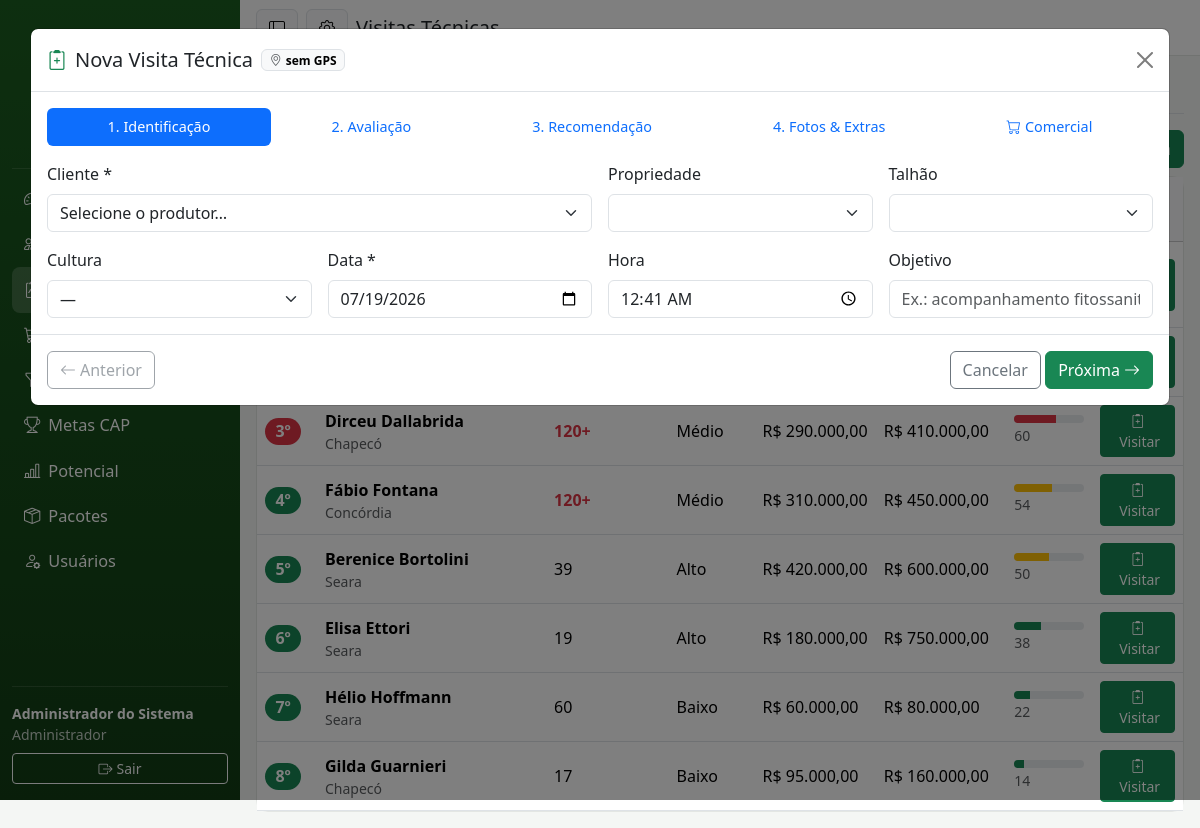
The page /index.php?r=visitas&nova=1 (signed in) on the database its author committed.
### tables this page shows
CREATE TABLE clientes (
  id INT AUTO_INCREMENT PRIMARY KEY,
  nome VARCHAR(160) NOT NULL,
  situacao ENUM('Associado','Não Associado') NOT NULL DEFAULT 'Associado',
  cpf_cnpj VARCHAR(20),
  telefone VARCHAR(30),
  telefone2 VARCHAR(30),
  email VARCHAR(160),
  endereco VARCHAR(255),
  municipio VARCHAR(120),
  estado CHAR(2) DEFAULT 'SC',
  filial_id INT,
  latitude DECIMAL(10,7),
  longitude DECIMAL(10,7),
  responsavel_id INT COMMENT 'usuário (vendedor/técnico) dono da carteira',
  nivel_tecnologico ENUM('Alto','Médio','Baixo') NOT NULL DEFAULT 'Médio',
  volume_compra_anual DECIMAL(14,2) NOT NULL DEFAULT 0,
  potencial_venda DECIMAL(14,2) NOT NULL DEFAULT 0,
  limite_credito DECIMAL(14,2) NOT NULL DEFAULT 0,
  ativo TINYINT(1) NOT NULL DEFAULT 1,
  criado_em DATETIME NOT NULL DEFAULT CURRENT_TIMESTAMP,
  FOREIGN KEY (filial_id) REFERENCES filiais(id),
  FOREIGN KEY (responsavel_id) REFERENCES usuarios(id)
);

### app/helpers.php (called while the page is built, shortened)
<?php
function e(?string $valor): string
{
    return htmlspecialchars($valor ?? '', ENT_QUOTES, 'UTF-8');
}
function moeda(float|int|string|null $valor): string
{
    return 'R$ ' . number_format((float)($valor ?? 0), 2, ',', '.');
}
function render(string $view, array $dados = []): void
{
    require __DIR__ . '/Views/layout.php';
}

### app/Controllers/VisitasController.php (called while the page is built, shortened)
<?php
class VisitasController
{
    public function index(): void
    {
        [$filtroC, $paramsC] = Permissoes::filtroCarteira();
        $prioridades = PriorizacaoService::listaPriorizada($filtroC, $paramsC);
        render('visitas', compact('visitas', 'prioridades', 'clientes', 'culturas', 'busca') + ['titulo' => 'Visitas Técnicas']);
    }
}

### app/Core/Router.php (called while the page is built, shortened)
<?php
class Router
{
    private array $rotas = [];
    public function registrar(string $rota, string $classe, string $metodo): void
    {
        $this->rotas[$rota] = [$classe, $metodo];
    }
    public function despachar(string $rota): void
    {
        $rota = $rota ?: 'dashboard';
        [$classe, $metodo] = $this->rotas[$rota];
        (new $classe())->$metodo();
    }
}

### public/index.php (called while the page is built, shortened)
<?php
require dirname(__DIR__) . '/app/helpers.php';
spl_autoload_register(function (string $classe): void {
    if (str_starts_with($classe, 'App\\')) {
        $arquivo = dirname(__DIR__) . '/app/' . str_replace('\\', '/', substr($classe, 4)) . '.php';
    }
});
$router = new Router();
$router->registrar('arquivo/logo', \App\Controllers\ArquivoController::class, 'logo');
$router->registrar('arquivo/favicon', \App\Controllers\ArquivoController::class, 'favicon');
$router->registrar('login', LoginController::class, 'form');
$router->registrar('login/entrar', LoginController::class, 'entrar');
$router->registrar('login/sair', LoginController::class, 'sair');
$router->registrar('dashboard', DashboardController::class, 'index');
$router->registrar('clientes', ClientesController::class, 'index');
$router->registrar('clientes/obter', ClientesController::class, 'obter');
$router->registrar('clientes/salvar', ClientesController::class, 'salvar');
$router->registrar('clientes/ficha', ClientesController::class, 'ficha');
$router->registrar('clientes/salvar-propriedade', ClientesController::class, 'salvarPropriedade');
$router->registrar('clientes/salvar-talhao', ClientesController::class, 'salvarTalhao');
$router->registrar('clientes/salvar-plano-safra', ClientesController::class, 'salvarPlanoSafra');
$router->registrar('visitas', VisitasController::class, 'index');
$router->registrar('visitas/apoio-modal', VisitasController::class, 'apoioModal');
$router->registrar('visitas/modelos', VisitasController::class, 'modelos');
$router->registrar('visitas/salvar', VisitasController::class, 'salvar');
$router->registrar('visitas/detalhe', VisitasController::class, 'detalhe');
$router->registrar('funil', FunilController::class, 'index');
$router->registrar('funil/salvar', FunilController::class, 'salvar');
$router->registrar('funil/mover', FunilController::class, 'mover');
$router->registrar('funil/aprovar', FunilController::class, 'aprovar');
$router->registrar('funil/salvar-proposta', FunilController::class, 'salvarProposta');
$router->registrar('pedidos', \App\Controllers\PedidosController::class, 'index');
$router->registrar('pedidos/salvar', \App\Controllers\PedidosController::class, 'salvar');
$router->registrar('pedidos/salvar-pacote', \App\Controllers\PedidosController::class, 'salvarPacote');
$router->registrar('pedidos/avaliar-pacote', \App\Controllers\PedidosController::class, 'avaliarPacote');
$router->registrar('pedidos/estrutura-pacote', \App\Controllers\PedidosController::class, 'estruturaPacote');
$router->registrar('pedidos/aprovar', \App\Controllers\PedidosController::class, 'aprovar');
$router->registrar('pedidos/faturar', \App\Controllers\PedidosController::class, 'faturar');
$router->registrar('pedidos/cancelar', \App\Controllers\PedidosController::class, 'cancelar');
$router->registrar('pedidos/detalhe', \App\Controllers\PedidosController::class, 'detalhe');
$router->registrar('pacotes', \App\Controllers\PacotesController::class, 'index');
$router->registrar('pacotes/obter', \App\Controllers\PacotesController::class, 'obter');
$router->registrar('pacotes/salvar', \App\Controllers\PacotesController::class, 'salvar');
$router->registrar('relatorios/potencial', RelatoriosController::class, 'potencial');
$router->registrar('relatorios/potencial-dados', RelatoriosController::class, 'potencialDados');
$router->registrar('cap', CapController::class, 'index');
$router->registrar('usuarios', UsuariosController::class, 'index');
$router->registrar('usuarios/salvar', UsuariosController::class, 'salvar');
$router->registrar('configuracoes', \App\Controllers\ConfiguracoesController::class, 'index');
$router->registrar('configuracoes/salvar-imagem', \App\Controllers\ConfiguracoesController::class, 'salvarImagem');
$router->registrar('configuracoes/restaurar-padrao', \App\Controllers\ConfiguracoesController::class, 'restaurarPadrao');
$router->registrar('configuracoes/salvar-ajustes', \App\Controllers\ConfiguracoesController::class, 'salvarAjustes');
$router->despachar($_GET['r'] ?? 'dashboard');

### app/Core/Auth.php (called while the page is built, shortened)
<?php
class Auth
{
    public static function perfil(): string
    {
        return $_SESSION['usuario']['perfil'] ?? '';
    }
}

### app/Core/Permissoes.php (called while the page is built, shortened)
<?php
class Permissoes
{
    public static function ehGestor(): bool
    {
        return in_array(Auth::perfil(), self::GESTORES, true);
    }
    public static function filtroCarteira(string $aliasCliente = 'c'): array
    {
        if (self::ehGestor()) {
            return ['1=1', []];
        }
        return ["{$aliasCliente}.responsavel_id = ?", [Auth::id()]];
    }
}

### app/Core/Database.php (called while the page is built, shortened)
<?php
class Database
{
    private static ?PDO $pdo = null;
    public static function conexao(): PDO
    {
        if (self::$pdo === null) {
            $host = getenv('DB_HOST') ?: '127.0.0.1';
            $port = getenv('DB_PORT') ?: '3306';
            $nome = getenv('DB_NAME') ?: 'crm_agropecuario';
            $usuario = getenv('DB_USER') ?: 'crm';
            $senha = getenv('DB_PASS') ?: 'crm123';
            $dsn = "mysql:host={$host};port={$port};dbname={$nome};charset=utf8mb4";
            self::$pdo = new PDO($dsn, $usuario, $senha, [
                PDO::ATTR_ERRMODE => PDO::ERRMODE_EXCEPTION,
                PDO::ATTR_DEFAULT_FETCH_MODE => PDO::FETCH_ASSOC,
                PDO::ATTR_EMULATE_PREPARES => false,
            ]);
        }
        return self::$pdo;
    }
    public static function executar(string $sql, array $params = []): \PDOStatement
    {
        $stmt = self::conexao()->prepare($sql);
        $stmt->execute($params);
        return $stmt;
    }
    public static function todos(string $sql, array $params = []): array
    {
        return self::executar($sql, $params)->fetchAll();
    }
    public static function um(string $sql, array $params = []): ?array
    {
        $linha = self::executar($sql, $params)->fetch();
        return $linha === false ? null : $linha;
    }
    public static function valor(string $sql, array $params = []): mixed
    {
        return self::executar($sql, $params)->fetchColumn();
    }
}

### app/Services/PriorizacaoService.php (called while the page is built, shortened)
<?php
class PriorizacaoService
{
    public static function listaPriorizada(string $filtroCarteira, array $params, int $limite = 0): array
    {
        $clientes = Database::todos(
            "SELECT c.id, c.nome, c.municipio, c.nivel_tecnologico,
                    c.volume_compra_anual, c.potencial_venda,
                    (SELECT MAX(v.data_visita) FROM visitas v WHERE v.cliente_id = c.id) AS ultima_visita
               FROM clientes c
              WHERE c.ativo = 1 AND {$filtroCarteira}",
            $params
        );
        $maxVolume = max(array_map(fn ($c) => (float) $c['volume_compra_anual'], $clientes)) ?: 1;
        $maxPotencial = max(array_map(fn ($c) => (float) $c['potencial_venda'], $clientes)) ?: 1;
        foreach ($clientes as &$c) {
            $dias = $c['ultima_visita']
                ? (int) floor((time() - strtotime($c['ultima_visita'])) / 86400)
                : self::TETO_DIAS;
            $fatorTempo = min(1.0, $dias / self::TETO_DIAS);
            $fatorNivel = match ($c['nivel_tecnologico']) {
                'Alto' => 1.0,
                'Médio' => 0.6,
                default => 0.3,
            };
            $fatorVolume = (float) $c['volume_compra_anual'] / $maxVolume;
            $fatorPotencial = (float) $c['potencial_venda'] / $maxPotencial;
            $queda = ComercialService::quedaCompra((int) $c['id']);
            $fatorChurn = $queda['risco_churn'] ? 1.0 : min(1.0, $queda['queda'] / ComercialService::LIMIAR_CHURN * 0.5);
            $score =
                self::PESO_TEMPO * $fatorTempo +
                self::PESO_NIVEL * $fatorNivel +
                self::PESO_VOLUME * $fatorVolume +
                self::PESO_POTENCIAL * $fatorPotencial +
                self::PESO_CHURN * $fatorChurn;
        }
        usort($clientes, fn ($a, $b) => $b['score'] <=> $a['score']);
        return $limite > 0 ? array_slice($clientes, 0, $limite) : $clientes;
    }
}

### app/Services/ComercialService.php (called while the page is built, shortened)
<?php
class ComercialService
{
    public static function safraAtual(): ?array
    {
        return Database::um('SELECT * FROM safras WHERE atual = 1 LIMIT 1');
    }
    public static function safraAnterior(): ?array
    {
        return Database::um(
            'SELECT * FROM safras WHERE atual = 0 ORDER BY data_inicio DESC LIMIT 1'
        );
    }
    public static function quedaCompra(int $clienteId): array
    {
        $atual = self::safraAtual();
        $anterior = self::safraAnterior();
        $diasDecorridos = (int) Database::valor(
            'SELECT DATEDIFF(LEAST(CURDATE(), data_fim), data_inicio) FROM safras WHERE id = ?',
            [$atual['id']]
        );
        $totalAtual = (float) Database::valor(
            'SELECT COALESCE(SUM(valor_total),0) FROM compras WHERE cliente_id = ? AND safra_id = ?',
            [$clienteId, $atual['id']]
        );
        $totalAnteriorPeriodo = (float) Database::valor(
            'SELECT COALESCE(SUM(valor_total),0) FROM compras co
              WHERE cliente_id = ? AND safra_id = ?
                AND co.data_compra <= DATE_ADD(?, INTERVAL ? DAY)',
            [$clienteId, $anterior['id'], $anterior['data_inicio'], $diasDecorridos]
        );
        $queda = $totalAnteriorPeriodo > 0
            ? max(0.0, 1 - ($totalAtual / $totalAnteriorPeriodo))
            : 0.0;
        return [
            'queda' => $queda,
            'risco_churn' => $queda > self::LIMIAR_CHURN,
            'total_atual' => $totalAtual,
            'total_anterior_periodo' => $totalAnteriorPeriodo,
        ];
    }
}

### app/Views/visitas.php (the view, shortened to what this page needs)
<ul class="nav nav-tabs mb-3">
  <li class="nav-item"><button class="nav-link active" data-bs-toggle="tab" data-bs-target="#abaPriorizacao"><i class="bi bi-sort-numeric-down me-1"></i>Priorização</button></li>
  <li class="nav-item"><button class="nav-link" data-bs-toggle="tab" data-bs-target="#abaVisitas"><i class="bi bi-clipboard2-pulse me-1"></i>Visitas realizadas</button></li>
</ul>
<div class="tab-content">
  <div class="tab-pane fade show active" id="abaPriorizacao">
    <div class="d-flex flex-wrap justify-content-between align-items-center mb-2 gap-2">
      <p class="text-muted small mb-0">
      </p>
      <button class="btn btn-success" onclick="Visitas.nova()"><i class="bi bi-clipboard2-plus me-1"></i>Nova Visita</button>
    </div>
    <div class="card">
      <div class="table-responsive">
        <table class="table table-hover align-middle mb-0">
          <thead class="table-light">
            <tr>
              <th style="width:60px">#</th>
              <th>Produtor</th>
              <th class="d-none d-md-table-cell">Dias sem visita</th>
              <th class="d-none d-md-table-cell">Nível tec.</th>
              <th class="d-none d-lg-table-cell">Volume anual</th>
              <th class="d-none d-lg-table-cell">Potencial</th>
              <th>Score</th>
            </tr>
          </thead>
          <tbody>
            <?php foreach ($prioridades as $i => $p): ?>
            <tr class="<?= $i < 3 ? 'table-warning-subtle' : '' ?>">
              <td><span class="badge rounded-pill text-bg-<?= $i < 3 ? 'danger' : 'success' ?> fs-6"><?= $i + 1 ?>º</span></td>
              <td>
                <div class="fw-semibold"><?= e($p['nome']) ?>
                  <?php if ($p['risco_churn']): ?><span class="badge text-bg-danger ms-1">Churn −<?= $p['queda_percentual'] ?>%</span><?php endif; ?>
                </div>
                <div class="small text-muted"><?= e($p['municipio'] ?? '') ?></div>
              </td>
              <td class="d-none d-md-table-cell <?= $p['dias_sem_visita'] >= 120 ? 'text-danger fw-bold' : '' ?>">
                <?= $p['dias_sem_visita'] >= 120 ? '120+' : $p['dias_sem_visita'] ?>
              </td>
              <td class="d-none d-md-table-cell"><?= e($p['nivel_tecnologico']) ?></td>
              <td class="d-none d-lg-table-cell"><?= moeda($p['volume_compra_anual']) ?></td>
              <td class="d-none d-lg-table-cell"><?= moeda($p['potencial_venda']) ?></td>
              <td>
                <div class="progress" style="width:70px;height:8px" title="score <?= $p['score'] ?>">
                  <div class="progress-bar bg-<?= $p['score'] >= 60 ? 'danger' : ($p['score'] >= 40 ? 'warning' : 'success') ?>" style="width:<?= $p['score'] ?>%"></div>
                </div>
                <span class="small text-muted"><?= $p['score'] ?></span>
              </td>
              <td class="text-end">
                <button class="btn btn-sm btn-success" onclick="Visitas.nova(<?= $p['id'] ?>)"><i class="bi bi-clipboard2-plus"></i><span class="d-none d-md-inline ms-1">Visitar</span></button>
              </td>
            </tr>
            <?php endforeach; ?>
          </tbody>
        </table>
      </div>
    </div>
  </div>
</div>
<?php require __DIR__ . '/partials/modal_visita.php'; ?>

### public/assets/css/app.css (style rules this page uses)
:root { --verde-coperdia: #1b5e20; --verde-claro: #2e7d32; }
body { background: #f4f6f4; }
.card { border: 1px solid #e3e6e3; border-radius: .75rem; }

### rows shown on the page
clientes: nome "Dirceu Dallabrida", municipio "Chapecó", shows "120+", nivel_tecnologico "Médio", volume_compra_anual "R$ 290.000,00", potencial_venda "R$ 410.000,00", score "60"
clientes: nome "Fábio Fontana", municipio "Concórdia", shows "120+", nivel_tecnologico "Médio", volume_compra_anual "R$ 310.000,00", potencial_venda "R$ 450.000,00", score "54"
clientes: nome "Berenice Bortolini", municipio "Seara", dias_sem_visita "39", nivel_tecnologico "Alto", volume_compra_anual "R$ 420.000,00", potencial_venda "R$ 600.000,00", score "50"
clientes: nome "Elisa Ettori", municipio "Seara", dias_sem_visita "19", nivel_tecnologico "Alto", volume_compra_anual "R$ 180.000,00", potencial_venda "R$ 750.000,00", score "38"
clientes: nome "Hélio Hoffmann", municipio "Seara", dias_sem_visita "60", nivel_tecnologico "Baixo", volume_compra_anual "R$ 60.000,00", potencial_venda "R$ 80.000,00", score "22"
clientes: nome "Gilda Guarnieri", municipio "Chapecó", dias_sem_visita "17", nivel_tecnologico "Baixo", volume_compra_anual "R$ 95.000,00", potencial_venda "R$ 160.000,00", score "14"

### other values the page prints
$rotulo "Metas CAP"
$rotulo "Potencial"
$rotulo "Pacotes"
$rotulo "Usuários"
Auth::usuario()['nome'] "Administrador do Sistema"
Auth::perfil() "Administrador"
$titulo "Visitas Técnicas"
